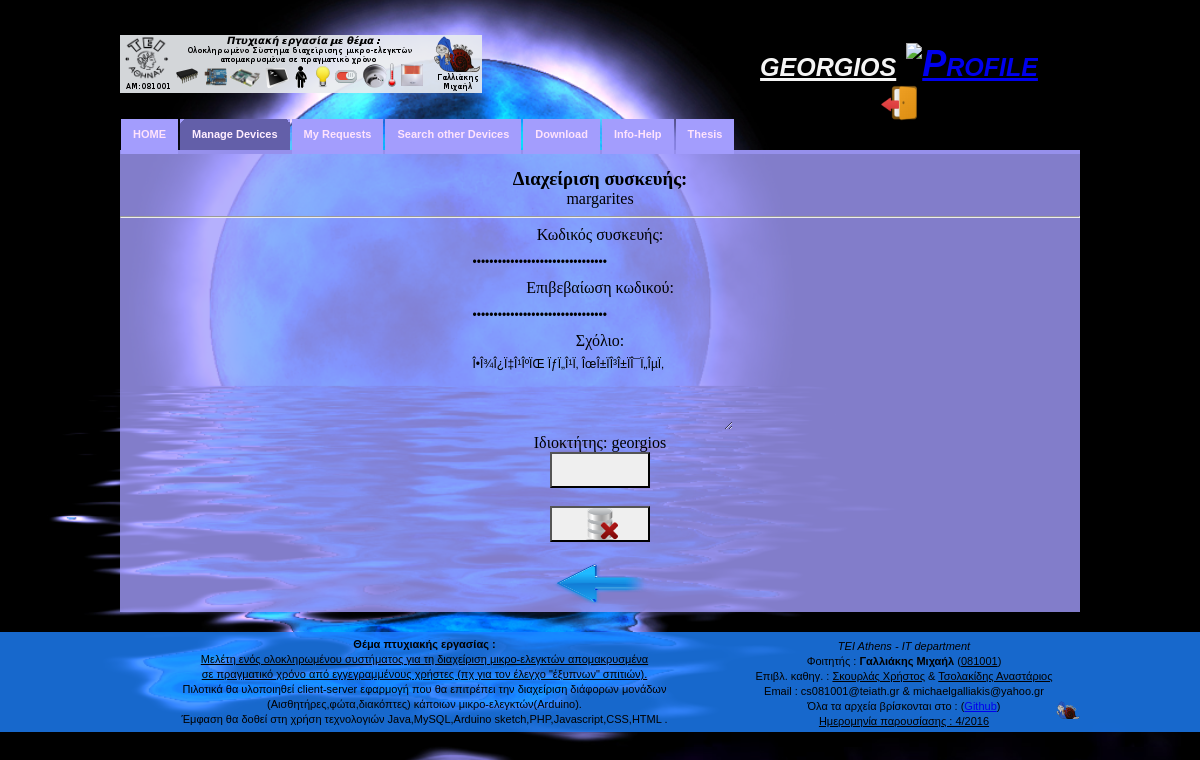
Page /Website/EditDevice.php?deviceID=19 (signed in) on the committed database.
### tables this page shows
CREATE TABLE `devices` (
  `DeviceID` int(11) NOT NULL AUTO_INCREMENT,
  `DeviceName` varchar(45) NOT NULL,
  `Password` varchar(45) NOT NULL,
  `Comment` varchar(200) DEFAULT NULL,
  `Owner` int(11) NOT NULL,
  `isDeleted` bit(1) DEFAULT b'0',
  `lastModified` datetime NOT NULL,
  `UserModified` int(11) NOT NULL,
  PRIMARY KEY (`DeviceID`),
  UNIQUE KEY `DeviceName_UNIQUE` (`DeviceName`),
  KEY `UserID_idx` (`Owner`,`UserModified`),
  KEY `fk_Owner_UserID_idx` (`Owner`),
  KEY `fk_UserModified_UserID_idx` (`UserModified`),
  CONSTRAINT `fk_Owner_UserID` FOREIGN KEY (`Owner`) REFERENCES `users` (`UserID`) ON DELETE NO ACTION ON UPDATE NO ACTION,
  CONSTRAINT `fk_UserModified_UserID` FOREIGN KEY (`UserModified`) REFERENCES `users` (`UserID`) ON DELETE NO ACTION ON UPDATE NO ACTION
);

### Website/EditDevice.php (the view, shortened to what this page needs)
<!DOCTYPE html>
 <?php
if(isset($_GET['deviceID']))
{
    $deviceID = $_GET['deviceID'] ;
}
else
{
     echo"<script>window.open('ManageDevices.php','_self')</script>";
}
?>
 <?php
if(empty($_POST['changeProfile']))
  {
        $run_query="Select DeviceName,Password,Comment,(SELECT Username FROM users WHERE UserID = devices.Owner) AS Owner from devices where DeviceID='$deviceID'";
    $run=mysqli_query($dbcon,$run_query);
   if($row=mysqli_fetch_array($run))
            {
            $devicename=$row['DeviceName'];
            $dev_pass=$row['Password'];
            $dev_pass2=$row['Password'];
            $comment=$row['Comment'];
            $owner=$row['Owner'];
            }
  }
?>
<html>
    <head>
    <?php include("htmlHead.php");?>
    </head>
    <body>
        <div id="container">
         <?php $parentFilePath = __FILE__ ; include("header.php");?>
            <div id="middle">
                <form action="EditDevice.php" method="post" onSubmit="return editDeviceformValidation();" name="editDevice">
                    <input type="hidden" name="lastPassword" value="<?php echo $dev_pass?>" /><br />
                    <h3>Διαχείριση συσκευής:</h3><?php echo $devicename?>
                    <br/>
                    <hr/>
                    <label for="Password1">Κωδικός συσκευής:</label><br />
                    <input type="password" id="passwordinput" name="Password1" placeholder="Password" class="textinput" maxlength="25" value="<?php echo $dev_pass?>"/><br />
                    <label for="Password2">Επιβεβαίωση κωδικού:</label><br />
                    <input type="password" id="passwordinput" name="Password2" placeholder="Confirm Password" class="textinput" maxlength="25" value="<?php echo $dev_pass2?>" /><br />
                    <label for="Comment">Σχόλιο:</label><br />
                    <textarea id="textareainput" name="Comment" placeholder="Comment" class="textarea" maxlength="50" rows="" cols=""><?php echo $comment?></textarea><br />
                    <label for="Owner">Ιδιοκτήτης:</label> <?php echo $owner?>
                    <br />
                    <input type="submit" value=""  class="changeDevice" name="editDevice"  />
                </form>
                <br/>
                <form action="EditDevice.php" method="post" onSubmit="return deleteMessage('τη συσκευή');">
                    <input type="submit" value=""  name="deleteDevice" class="removeDevice" />
                </form>
                <br/>
                <form action="ManageDevices.php">
                    <input type="image" src="myImages/back.png" alt="Previous" width="96" height="48">
                </form>
            </div>
  <?php include("boxes.php"); ?>
        </div>
        <?php include("footer.php");?>
    </body>
</html>

### Website/layout.css (style rules this page uses)
html { background: url(myImages/background.jpg) no-repeat center center fixed; -webkit-background-size: cover; -moz-background-size: cover; -o-background-size: cover; background-size: cover; }
body { padding:0; margin:0; color:#000; //background-image:url(images/main_bg.jpg); //background-image:url(images/background.png); //background-image:url(myImages/Gianadoume2.jpg); //background-image:url(myImages/background.png); background-repeat:repeat; background-color:brown; //background-origin: border-box ; //background-attachment: scroll; //background-image: url(myImages/noUse.png); background-position: top; }
div, h1, h2, h3, h4, p, form, label, input, textarea, img, span { margin:0; padding:0; }
#container { width:960px; margin:0 auto; }
#middle { width:960px; height:100% ;//440px; min-height: 450px ; float:left; margin-top: 0px ; text-align: center ; //background-image:url(myImages/background3.png); background-color: rgba(163,157,253,0.8);// #a39dfd ; //background-color: rgba(255,255,255,0.95);// #a39dfd ; // opacity: 0.9; // filter: alpha(opacity=90); }
input, textarea { font-family:Verdana, Geneva, sans-serif; font-size:12px; color:black; }
label { // color:#ffeeff; // padding-left:2px; // line-height:25px; // font-family:Verdana, Geneva, sans-serif; // font-size:16px; // font-weight:bold; }
.textinput { width:255px; height:25px; background:url(images/input.png) no-repeat left top; border:none; padding:5px 5px 5px 5px; }
.textarea { width:255px; height:70px; background:url(images/textarea.png) no-repeat left top; border:none; padding:5px 5px 5px 5px; }
.changeDevice { width: 100px; height: 36px; background-image: url(myImages/changeDevice.png); background-repeat: no-repeat ; background-position: center center; background-size: 36px; font-size: 16px; }
.removeDevice { width: 100px; height: 36px; background-image: url(myImages/removeDevice.png); background-repeat: no-repeat ; background-position: center center; background-size: 36px; font-size: 16px; }

### rows in the picture
devices: DeviceName "margarites", Comment "Î•Î¾Î¿Ï‡Î¹ÎºÏŒ ÏƒÏ„Î¹Ï‚ ÎœÎ±ÏÎ³Î±ÏÎ¯Ï„ÎµÏ‚"

### other values in the picture
$_SESSION['username'] "georgios"
$owner "georgios"
